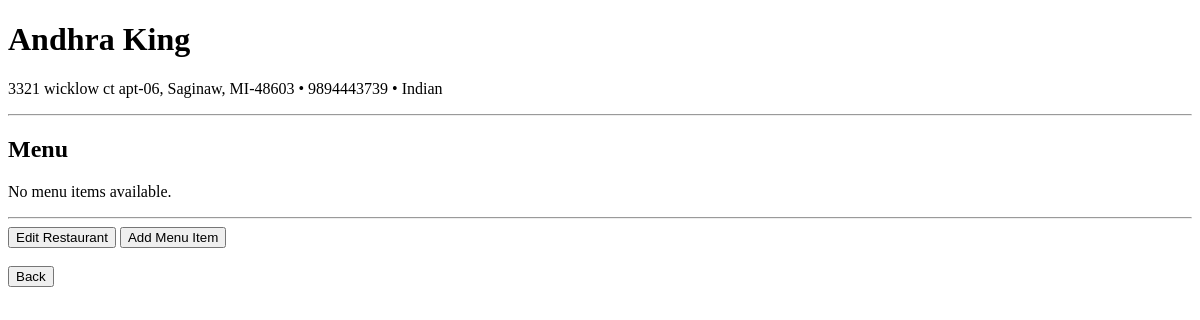
The page /restaurant/1 (signed in) on the database as committed earlier.
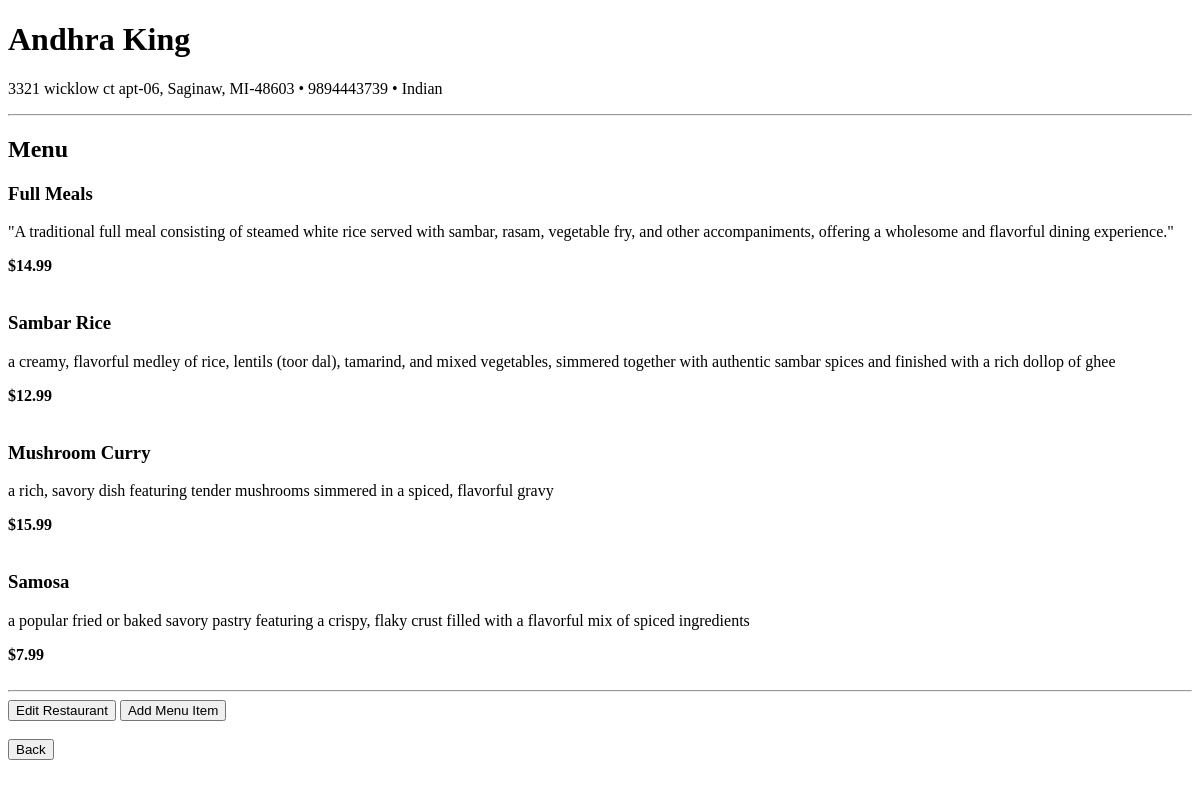
The same page on the database as committed later.
### tables this page shows
CREATE TABLE restaurants (

        id INTEGER PRIMARY KEY AUTOINCREMENT,

        owner_email TEXT NOT NULL,

        restaurant_name TEXT NOT NULL,

        phone_number TEXT NOT NULL,

        address TEXT NOT NULL,

        cuisine_type TEXT NOT NULL
    );

CREATE TABLE menu_items (

    id INTEGER PRIMARY KEY AUTOINCREMENT,

    restaurant_id INTEGER NOT NULL,

    item_name TEXT NOT NULL,

    description TEXT,

    price REAL NOT NULL,

    category TEXT NOT NULL

);

### app.py (the view)
@app.route("/restaurant/<int:restaurant_id>")
def restaurant_details(restaurant_id):
    if "email" not in session:
        return redirect(url_for("login"))
    restaurant = get_restaurant_by_id(
        restaurant_id
    )
    menu_items = get_menu_items_by_restaurant(
        restaurant_id
    )
    return render_template(
        "restaurant_details.html",
        restaurant=restaurant,
        menu_items=menu_items
    )

### database.py (called while the page is built)
def get_restaurant_by_id(restaurant_id):
    conn = sqlite3.connect("food_platform.db")
    cursor = conn.cursor()
    cursor.execute(
        """
        SELECT *
        FROM restaurants
        WHERE id = ?
        """,
        (restaurant_id,)
    )
    restaurant = cursor.fetchone()
    conn.close()
    return restaurant

def get_menu_items_by_restaurant(restaurant_id):
    conn = sqlite3.connect("food_platform.db")
    cursor = conn.cursor()
    cursor.execute(
        """
        SELECT *
        FROM menu_items
        WHERE restaurant_id = ?
        """,
        (restaurant_id,)
    )
    menu_items = cursor.fetchall()
    conn.close()
    return menu_items

### Templates/restaurant_details.html (shortened to what this page needs)
<!DOCTYPE html>
<html>
<head>
</head>
<body>
<h1>{{ restaurant[2] }}</h1>
<p>
    {{ restaurant[4] }}
    •
    {{ restaurant[3] }}
    •
    {{ restaurant[5] }}
</p>
<hr>
<h2>Menu</h2>
{% if menu_items %}
    {% for item in menu_items %}
        <div>
            <h3>{{ item[2] }}</h3>
            <p>{{ item[3] }}</p>
            <strong>${{ item[4] }}</strong>
            <br><br>
        </div>
    {% endfor %}
{% else %}
    <p>No menu items available.</p>
{% endif %}
<hr>
<button>Edit Restaurant</button>
<a href="/restaurant/{{ restaurant[0] }}/add_menu_item">
    <button>Add Menu Item</button>
</a>
<br><br>
<a href="/view_restaurants">
    <button>Back</button>
</a>
</body>
</html>

Rows that differ between the two databases and show on the page:
added menu_items: item_name "Full Meals", description "\"A traditional full meal consisting of steamed white rice served with sambar, rasam, vegetable fry, and other accompaniments, offering a wholesome and flavorful dining experience.\"", price "14.99"
added menu_items: item_name "Sambar Rice", description "a creamy, flavorful medley of rice, lentils (toor dal), tamarind, and mixed vegetables, simmered together with authentic sambar spices and finished with a rich dollop of ghee", price "12.99"
added menu_items: item_name "Mushroom Curry", description "a rich, savory dish featuring tender mushrooms simmered in a spiced, flavorful gravy", price "15.99"
added menu_items: item_name "Samosa", description "a popular fried or baked savory pastry featuring a crispy, flaky crust filled with a flavorful mix of spiced ingredients", price "7.99"
Other text that changed with them:
text no longer shown: "No menu items available."
